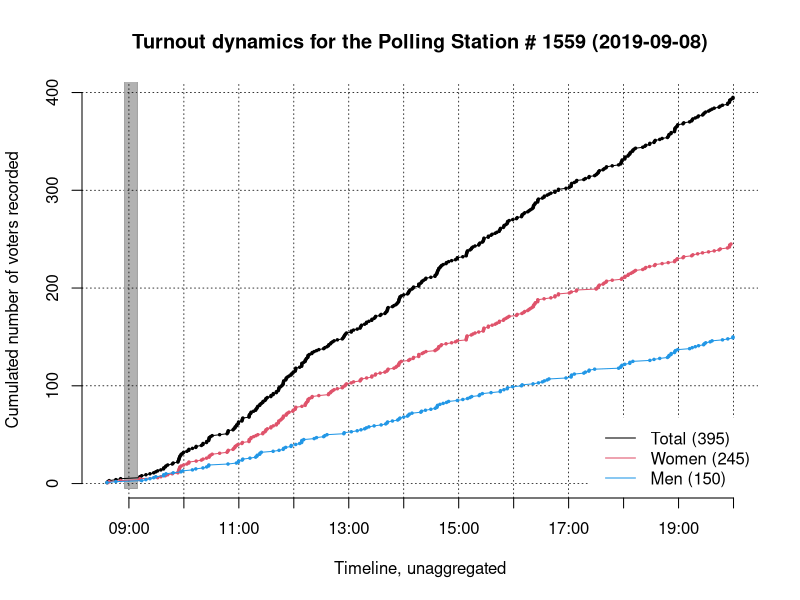
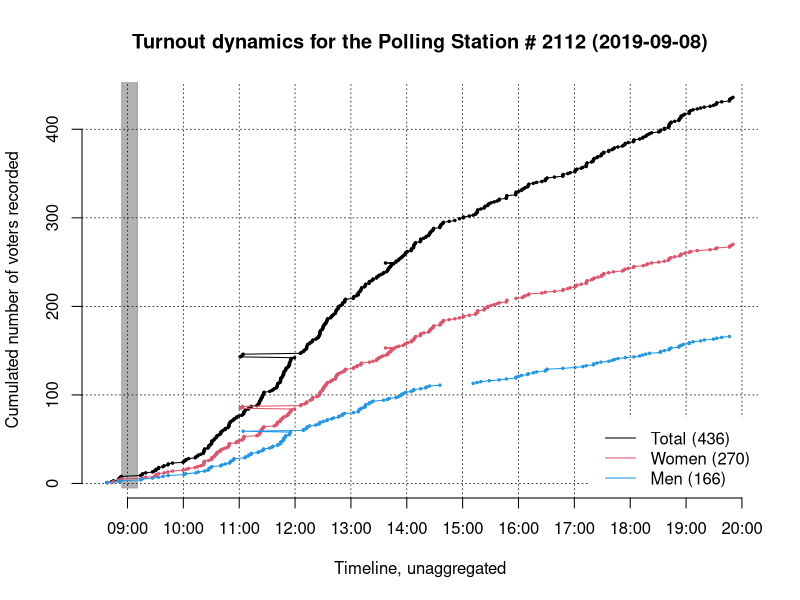
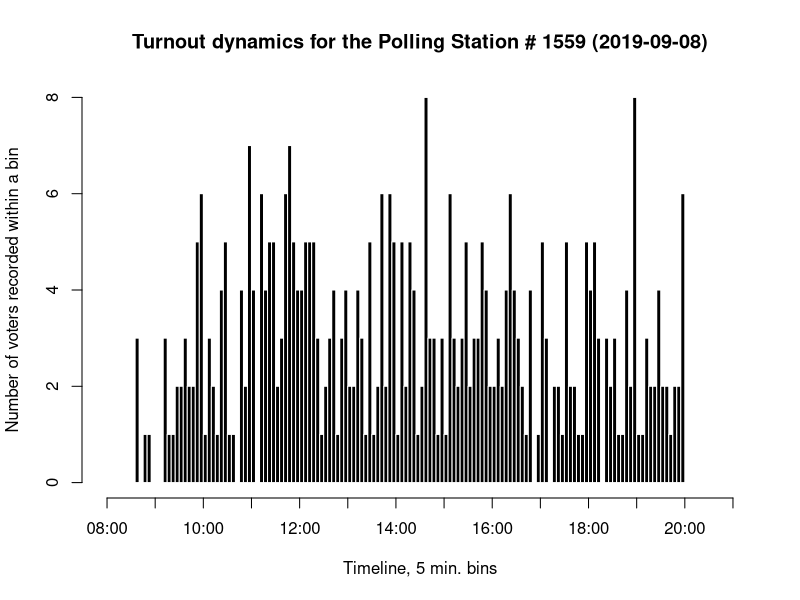
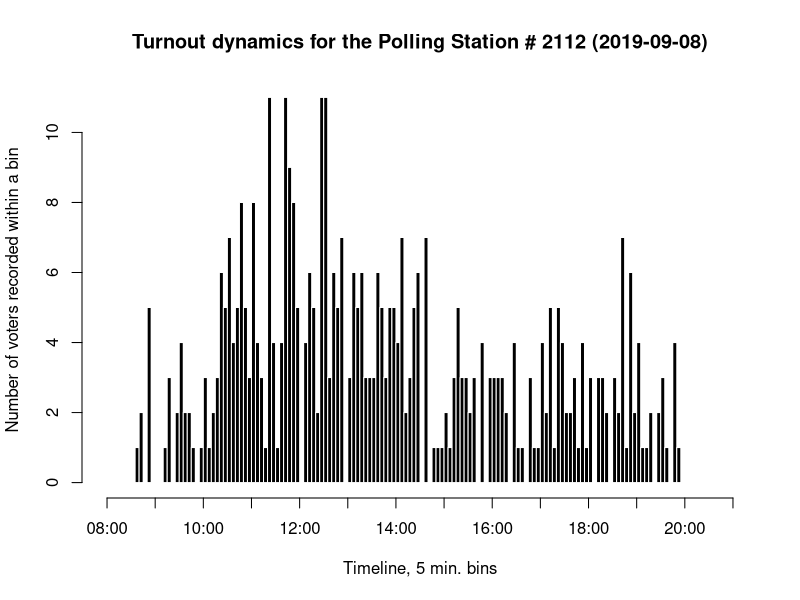
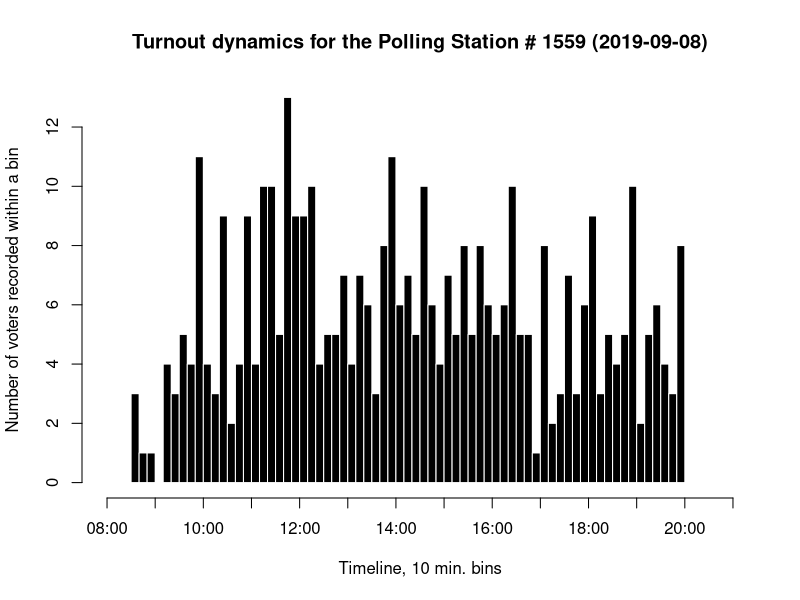
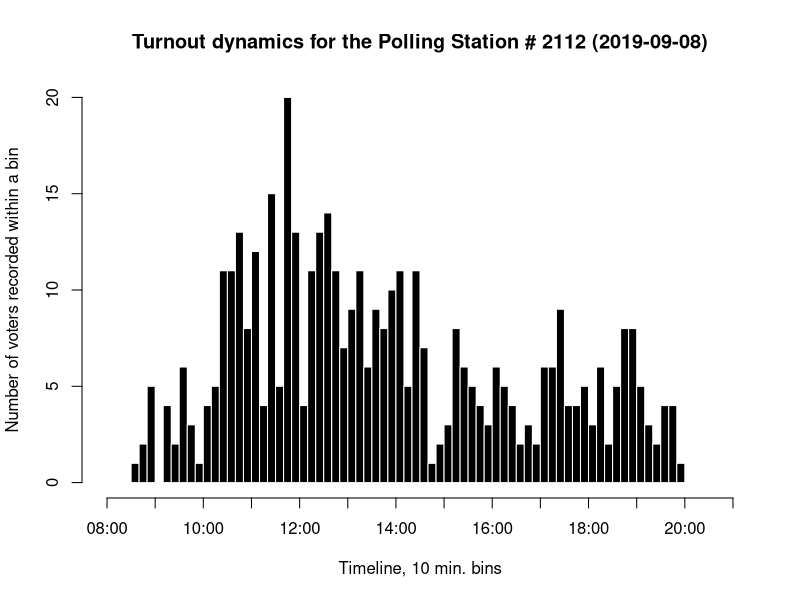
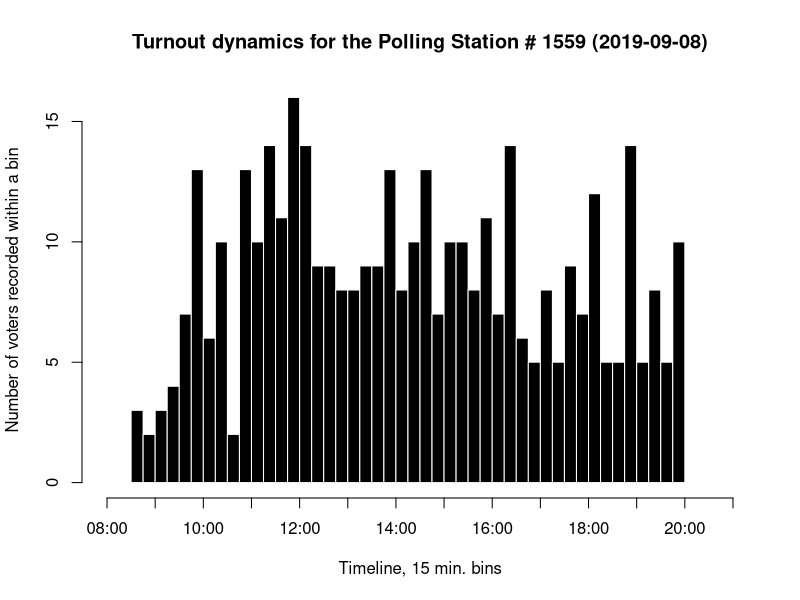
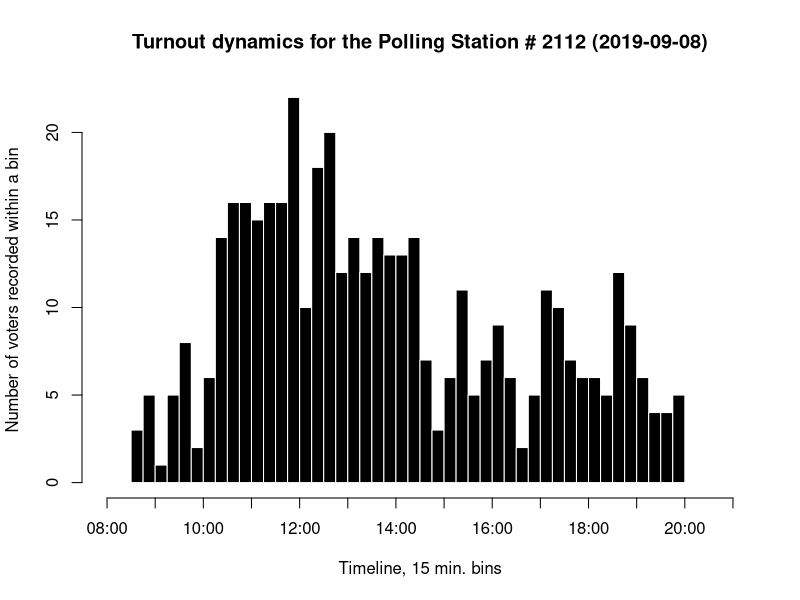

Generate these figures, in order, with R:
# Reading data;
ps <- read.table("../data/ps.log.txt", h=TRUE, sep="\t")

breaks.05 <- read.table("../misc/breaks.0800_2100.05.txt", h=TRUE, sep="\t")
breaks.10 <- read.table("../misc/breaks.0800_2100.10.txt", h=TRUE, sep="\t")
breaks.15 <- read.table("../misc/breaks.0800_2100.15.txt", h=TRUE, sep="\t")
breaks.20 <- read.table("../misc/breaks.0800_2100.20.txt", h=TRUE, sep="\t")
breaks.30 <- read.table("../misc/breaks.0800_2100.30.txt", h=TRUE, sep="\t")
breaks.60 <- read.table("../misc/breaks.0800_2100.60.txt", h=TRUE, sep="\t")

################################################################
################################################################
# Basic data transformations
################################################################
################################################################

# Trimming timestamps
ps$timecode <- strptime(ps$TIMECODE, "%Y-%m-%d %H:%M:%S")
breaks.05$timecode <- strptime(breaks.05$BREAKS, "%Y-%m-%d %H:%M:%S")
breaks.10$timecode <- strptime(breaks.10$BREAKS, "%Y-%m-%d %H:%M:%S")
breaks.15$timecode <- strptime(breaks.15$BREAKS, "%Y-%m-%d %H:%M:%S")
breaks.20$timecode <- strptime(breaks.20$BREAKS, "%Y-%m-%d %H:%M:%S")
breaks.30$timecode <- strptime(breaks.30$BREAKS, "%Y-%m-%d %H:%M:%S")
breaks.60$timecode <- strptime(breaks.60$BREAKS, "%Y-%m-%d %H:%M:%S")

# Building a list of polling stations with subsets for event classes;
ps.ls <- NULL
ps.ls <- as.list(ps.ls)

ps.UIDs <- unique(ps$PS.UID)
ps.UIDs <- ps.UIDs[order(ps.UIDs)]

for(i in 1:length(ps.UIDs)){
	ps.ls[[i]] <- list(
	subset(ps, ps$PS.UID == ps.UIDs[i]),
	subset(ps, ps$PS.UID == ps.UIDs[i] & ps$ACTION.TYPE=="ballot cast"),
	subset(ps, ps$PS.UID == ps.UIDs[i] & ps$ACTION.TYPE=="lacune begins"),
	subset(ps, ps$PS.UID == ps.UIDs[i] & ps$ACTION.TYPE=="lacune ends"),
	subset(ps, ps$PS.UID == ps.UIDs[i] & ps$ACTION.TYPE=="ballot cast" & ps$GENDER=="f"),
	subset(ps, ps$PS.UID == ps.UIDs[i] & ps$ACTION.TYPE=="ballot cast" & ps$GENDER=="m")
	)
	names(ps.ls[[i]]) <- c("ps.raw", "ps.b", "ps.lb", "ps.le", "ps.bf", "ps.bm")
}

# Control plot # 1
for(i in 1:length(ps.UIDs)){
	png(file=paste("../plots/cumul.dyn/", ps.ls[[i]]$ps.raw$PS.UID[1], ".cumul.dyn.png", sep=""), height=500, width=500)

	plot(
	ps.ls[[i]]$ps.b$timecode, 
	1:length(ps.ls[[i]]$ps.b$timecode), 
	type="n", pch=20, axes=FALSE,
	main=paste("Turnout dynamics for the Polling Station # ",ps.ls[[i]]$ps.raw$PS.UID[1]," (",round.POSIXt(ps.ls[[i]]$ps.raw$timecode[1], unit="days"),")",sep=""),
	xlab="Timeline, unaggregated", 
	ylab="Cumulated number of voters recorded")

	abline(h=seq(0,2000,100), lty=3, lwd=.75)
	abline(v=as.POSIXct(breaks.60$timecode), lty=3, lwd=.75)

	rect(xleft=ps.ls[[i]]$ps.lb$timecode, xright=ps.ls[[i]]$ps.le$timecode, ybottom=-5, ytop=1000, col=rgb(0,0,0,.3), border=8)
	points(ps.ls[[i]]$ps.b$timecode, 1:length(ps.ls[[i]]$ps.b$timecode), type="o", pch=20, cex=.5)
	points(ps.ls[[i]]$ps.bf$timecode, 1:length(ps.ls[[i]]$ps.bf$timecode), type="o", pch=20, col=2, cex=.5)
	points(ps.ls[[i]]$ps.bm$timecode, 1:length(ps.ls[[i]]$ps.bm$timecode), type="o", pch=20, col=4, cex=.5)

	cumul.dyn.legend <- legend("bottomright", col=c(1,2,4), lty=1, 
	legend=c(
	paste("Total (",length(ps.ls[[i]]$ps.b$timecode),")", sep=""),
	paste("Women (",length(ps.ls[[i]]$ps.bf$timecode),")", sep=""),
	paste("Men (",length(ps.ls[[i]]$ps.bm$timecode),")", sep="")
	), bty="n")
	rect(xleft=cumul.dyn.legend$rect$left, 
	xright=cumul.dyn.legend$rect$left+cumul.dyn.legend$rect$w, 
	ytop=cumul.dyn.legend$rect$top, 
	ybottom=cumul.dyn.legend$rect$top-cumul.dyn.legend$rect$h, 
	border=0, col="white")
	legend("bottomright", col=c(1,2,4), lty=1, 
	legend=c(
	paste("Total (",length(ps.ls[[i]]$ps.b$timecode),")", sep=""),
	paste("Women (",length(ps.ls[[i]]$ps.bf$timecode),")", sep=""),
	paste("Men (",length(ps.ls[[i]]$ps.bm$timecode),")", sep="")
	), 
	bty="n")

	axis(2)
	axis.POSIXct(1, at=breaks.60$timecode)

	dev.off()
}

# Control plot # 2
for(i in 1:length(ps.UIDs)){
	png(file=paste("../plots/hist.dyn/05/", ps.ls[[i]]$ps.raw$PS.UID[1], ".hist.dyn.05.png", sep=""), height=500, width=500)
	hist(ps.ls[[i]]$ps.b$timecode, breaks=breaks.05$timecode, freq=TRUE, 
	col=1, border="white", axes=FALSE,
	main=paste("Turnout dynamics for the Polling Station # ",ps.ls[[i]]$ps.raw$PS.UID[1]," (",round.POSIXt(ps.ls[[i]]$ps.raw$timecode[1], unit="days"),")",sep=""),
	xlab="Timeline, 5 min. bins",
	ylab="Number of voters recorded within a bin")
	axis(2)
	axis.POSIXct(1, at=breaks.60$timecode)
	dev.off()
}

for(i in 1:length(ps.UIDs)){
	png(file=paste("../plots/hist.dyn/10/", ps.ls[[i]]$ps.raw$PS.UID[1], ".hist.dyn.10.png", sep=""), height=500, width=500)
	hist(ps.ls[[i]]$ps.b$timecode, breaks=breaks.10$timecode, freq=TRUE, 
	col=1, border="white", axes=FALSE,
	main=paste("Turnout dynamics for the Polling Station # ",ps.ls[[i]]$ps.raw$PS.UID[1]," (",round.POSIXt(ps.ls[[i]]$ps.raw$timecode[1], unit="days"),")",sep=""),
	xlab="Timeline, 10 min. bins",
	ylab="Number of voters recorded within a bin")
	axis(2)
	axis.POSIXct(1, at=breaks.60$timecode)
	dev.off()
}

for(i in 1:length(ps.UIDs)){
	png(file=paste("../plots/hist.dyn/15/", ps.ls[[i]]$ps.raw$PS.UID[1], ".hist.dyn.15.png", sep=""), height=500, width=500)
	hist(ps.ls[[i]]$ps.b$timecode, breaks=breaks.15$timecode, freq=TRUE, 
	col=1, border="white", axes=FALSE,
	main=paste("Turnout dynamics for the Polling Station # ",ps.ls[[i]]$ps.raw$PS.UID[1]," (",round.POSIXt(ps.ls[[i]]$ps.raw$timecode[1], unit="days"),")",sep=""),
	xlab="Timeline, 15 min. bins",
	ylab="Number of voters recorded within a bin")
	axis(2)
	axis.POSIXct(1, at=breaks.60$timecode)
	dev.off()
}

for(i in 1:length(ps.UIDs)){
	png(file=paste("../plots/hist.dyn/20/", ps.ls[[i]]$ps.raw$PS.UID[1], ".hist.dyn.20.png", sep=""), height=500, width=500)
	hist(ps.ls[[i]]$ps.b$timecode, breaks=breaks.20$timecode, freq=TRUE, 
	col=1, border="white", axes=FALSE,
	main=paste("Turnout dynamics for the Polling Station # ",ps.ls[[i]]$ps.raw$PS.UID[1]," (",round.POSIXt(ps.ls[[i]]$ps.raw$timecode[1], unit="days"),")",sep=""),
	xlab="Timeline, 20 min. bins",
	ylab="Number of voters recorded within a bin")
	axis(2)
	axis.POSIXct(1, at=breaks.60$timecode)
	dev.off()
}

for(i in 1:length(ps.UIDs)){
	png(file=paste("../plots/hist.dyn/30/", ps.ls[[i]]$ps.raw$PS.UID[1], ".hist.dyn.30.png", sep=""), height=500, width=500)
	hist(ps.ls[[i]]$ps.b$timecode, breaks=breaks.30$timecode, freq=TRUE, 
	col=1, border="white", axes=FALSE,
	main=paste("Turnout dynamics for the Polling Station # ",ps.ls[[i]]$ps.raw$PS.UID[1]," (",round.POSIXt(ps.ls[[i]]$ps.raw$timecode[1], unit="days"),")",sep=""),
	xlab="Timeline, 30 min. bins",
	ylab="Number of voters recorded within a bin")
	axis(2)
	axis.POSIXct(1, at=breaks.60$timecode)
	dev.off()
}

ps.timecode.hist.60.ls <- NULL
ps.timecode.hist.60.ls <- as.list(ps.timecode.hist.60.ls)

for(i in 1:length(ps.UIDs)){
	png(file=paste("../plots/hist.dyn/60/", ps.ls[[i]]$ps.raw$PS.UID[1], ".hist.dyn.60.png", sep=""), height=500, width=500)
	ps.timecode.hist.60.ls[[i]] <- hist(ps.ls[[i]]$ps.b$timecode, breaks=breaks.60$timecode, freq=TRUE, 
	col=1, border="white", axes=FALSE,
	main=paste("Turnout dynamics for the Polling Station # ",ps.ls[[i]]$ps.raw$PS.UID[1]," (",round.POSIXt(ps.ls[[i]]$ps.raw$timecode[1], unit="days"),")",sep=""),
	xlab="Timeline, 60 min. bins",
	ylab="Number of voters recorded within a bin")
	axis(2)
	axis.POSIXct(1, at=breaks.60$timecode)
	dev.off()
}

timecode.hist.60.contingency <- NULL

for(i in 1:length(ps.UIDs)){
timecode.hist.60.contingency <- rbind.data.frame(timecode.hist.60.contingency, ps.timecode.hist.60.ls[[i]]$counts)
}

rownames(timecode.hist.60.contingency) <- ps.UIDs
colnames(timecode.hist.60.contingency) <- c("HR.08.09","HR.09.10","HR.10.11","HR.11.12","HR.12.13","HR.13.14","HR.14.15","HR.15.16","HR.16.17","HR.17.18","HR.18.19","HR.19.20","HR.20.21")

if(sum(timecode.hist.60.contingency$HR.20.21)==0){timecode.hist.60.contingency$HR.20.21 <- NULL}
